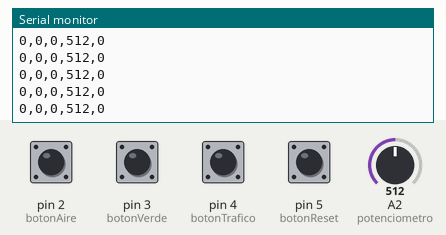
Simulated run of this sketch. Board: Arduino Uno, built with avr-gcc and run on an emulated ATmega328P. Shown: the last lines printed to the serial monitor. The test bench sets the inputs (shaded band); at power-on: pin 2 (botonAire), pin 3 (botonVerde), pin 4 (botonTrafico), pin 5 (botonReset) HIGH, A2 (potenciometro) = 512.

Above: at 1.2 s.
1.3 s: A2 (potenciometro) set to 716
At 1.31 s:
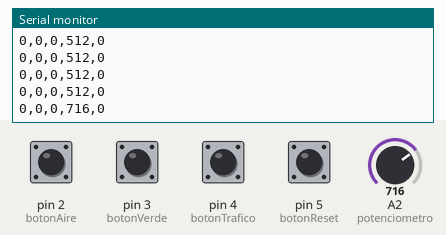
2.8 s: pin 2 (botonAire) pulled LOW for 0.15 s
At 2.82 s:
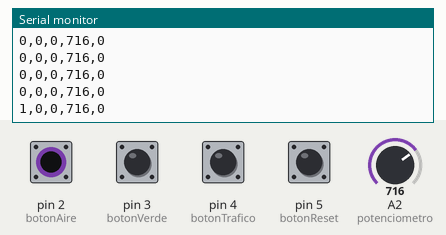
4.4 s: pin 3 (botonVerde) pulled LOW for 0.15 s
At 4.43 s:
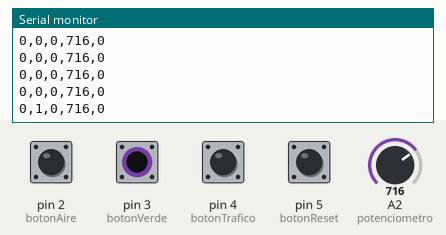
6.0 s: pin 4 (botonTrafico) pulled LOW for 0.15 s
At 6.04 s:
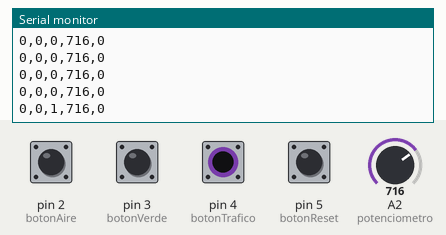
7.6 s: pin 5 (botonReset) pulled LOW for 0.15 s
At 7.65 s:
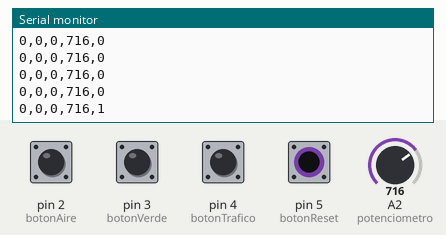
9.2 s: A2 (potenciometro) set to 900
At 9.26 s:
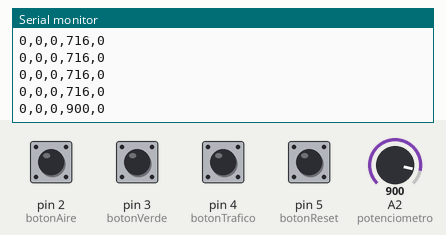
Timing chart, 0 to 11.7 s (numbered marks = the images above; inputs shaded):
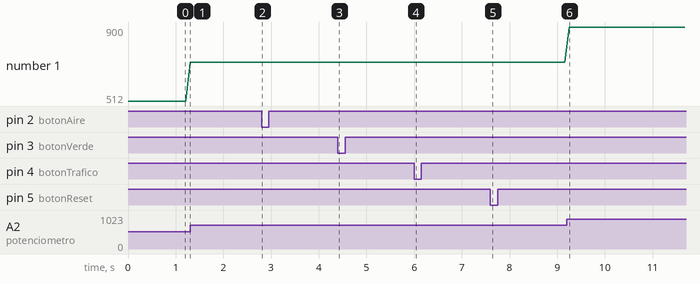

Measured:
- after the input at 1.3 s, the serial monitor: prints a new line at once (image 1)
- after the input at 2.8 s, the serial monitor: prints a new line at once (image 2)
- after the input at 4.4 s, the serial monitor: prints a new line at once (image 3)
- after the input at 6.0 s, the serial monitor: prints a new line at once (image 4)
- after the input at 7.6 s, the serial monitor: prints a new line after 0.05 s (image 5)
- after the input at 9.2 s, the serial monitor: prints a new line after 0.06 s (image 6)
- plotted number 1: 512 → 716 after the input at 1.3 s, 716 → 900 after the input at 9.2 s

The sketch:

Test_tfg.ino
```cpp
const int botonAire = 2;
const int botonVerde = 3;
const int botonTrafico = 4;
const int botonReset = 5;

const int potenciometro = A2;

void setup() {
  Serial.begin(9600);

  pinMode(botonAire, INPUT_PULLUP);
  pinMode(botonVerde, INPUT_PULLUP);
  pinMode(botonTrafico, INPUT_PULLUP);
  pinMode(botonReset, INPUT_PULLUP);
}

void loop() {
  int aire = digitalRead(botonAire) == LOW ? 1 : 0;
  int verde = digitalRead(botonVerde) == LOW ? 1 : 0;
  int trafico = digitalRead(botonTrafico) == LOW ? 1 : 0;
  int reset = digitalRead(botonReset) == LOW ? 1 : 0;

  int pot = analogRead(potenciometro);

  Serial.print(aire);
  Serial.print(",");
  Serial.print(verde);
  Serial.print(",");
  Serial.print(trafico);
  Serial.print(",");
  Serial.print(pot);
  Serial.print(",");
  Serial.println(reset);

  delay(100);
}
```
